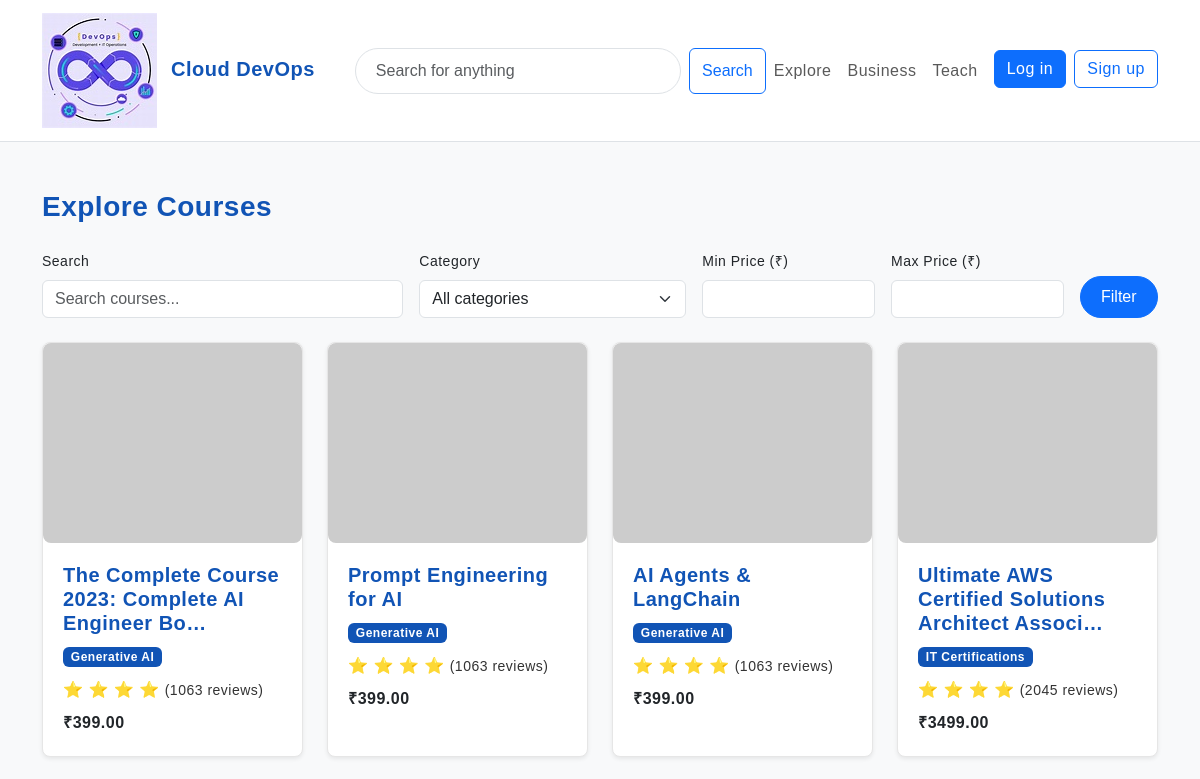
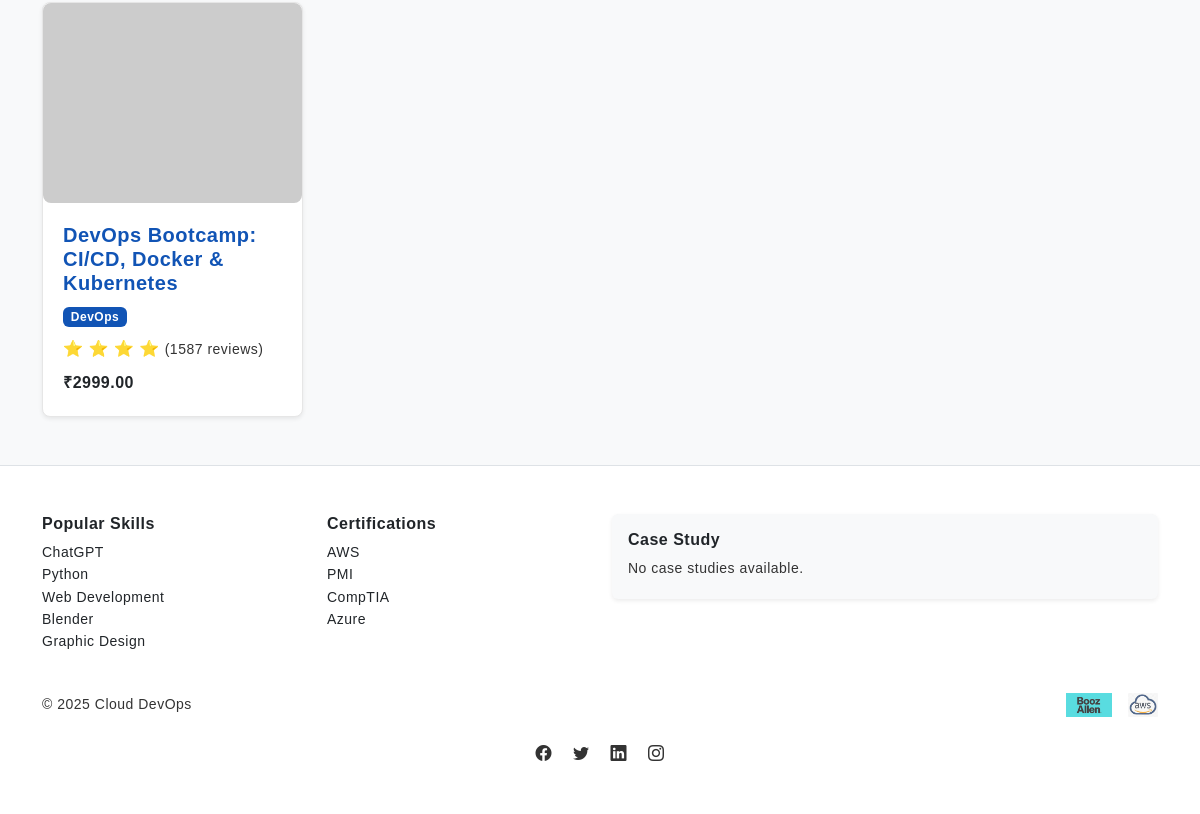
Before: /courses/ with the older database file (2 pictures, top to bottom).
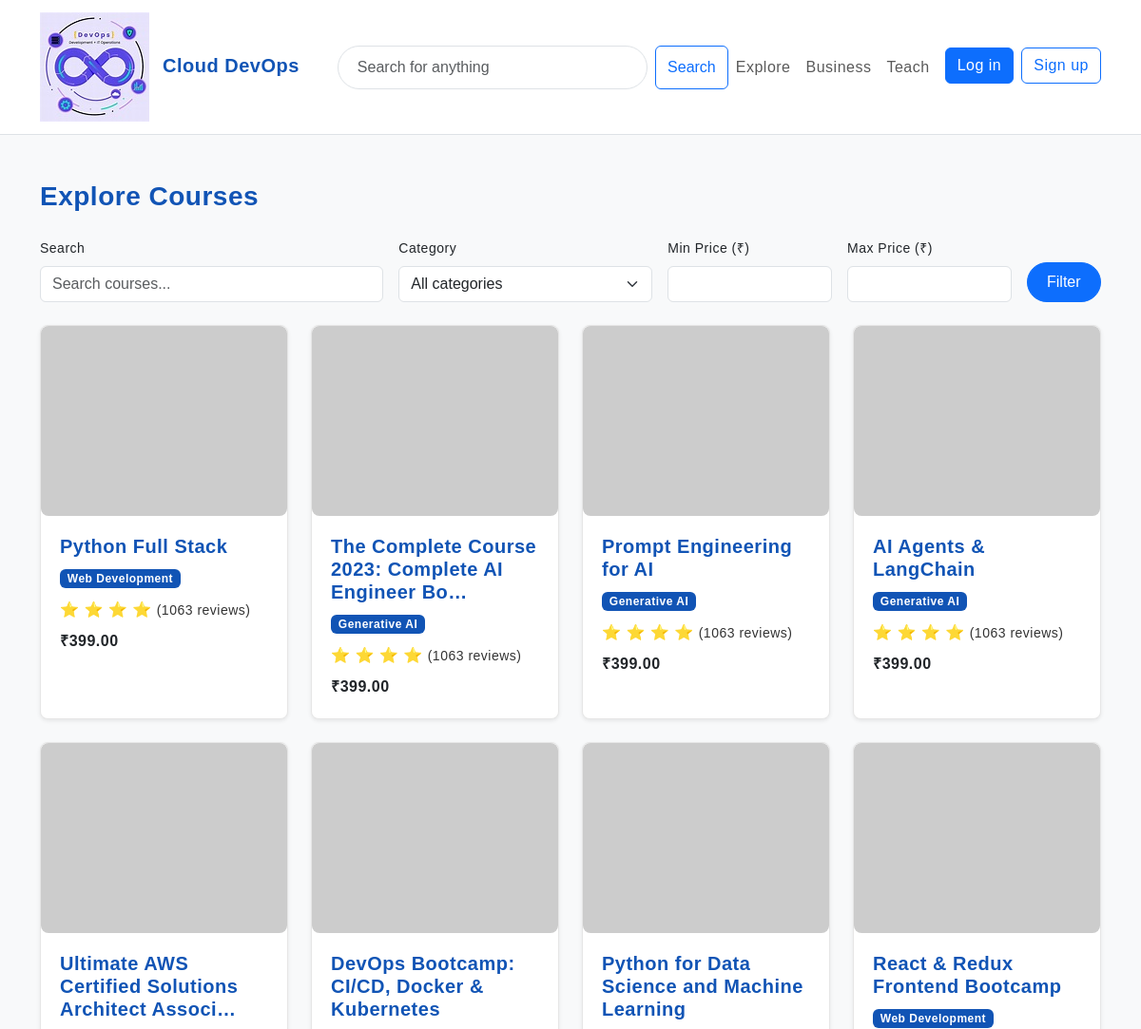
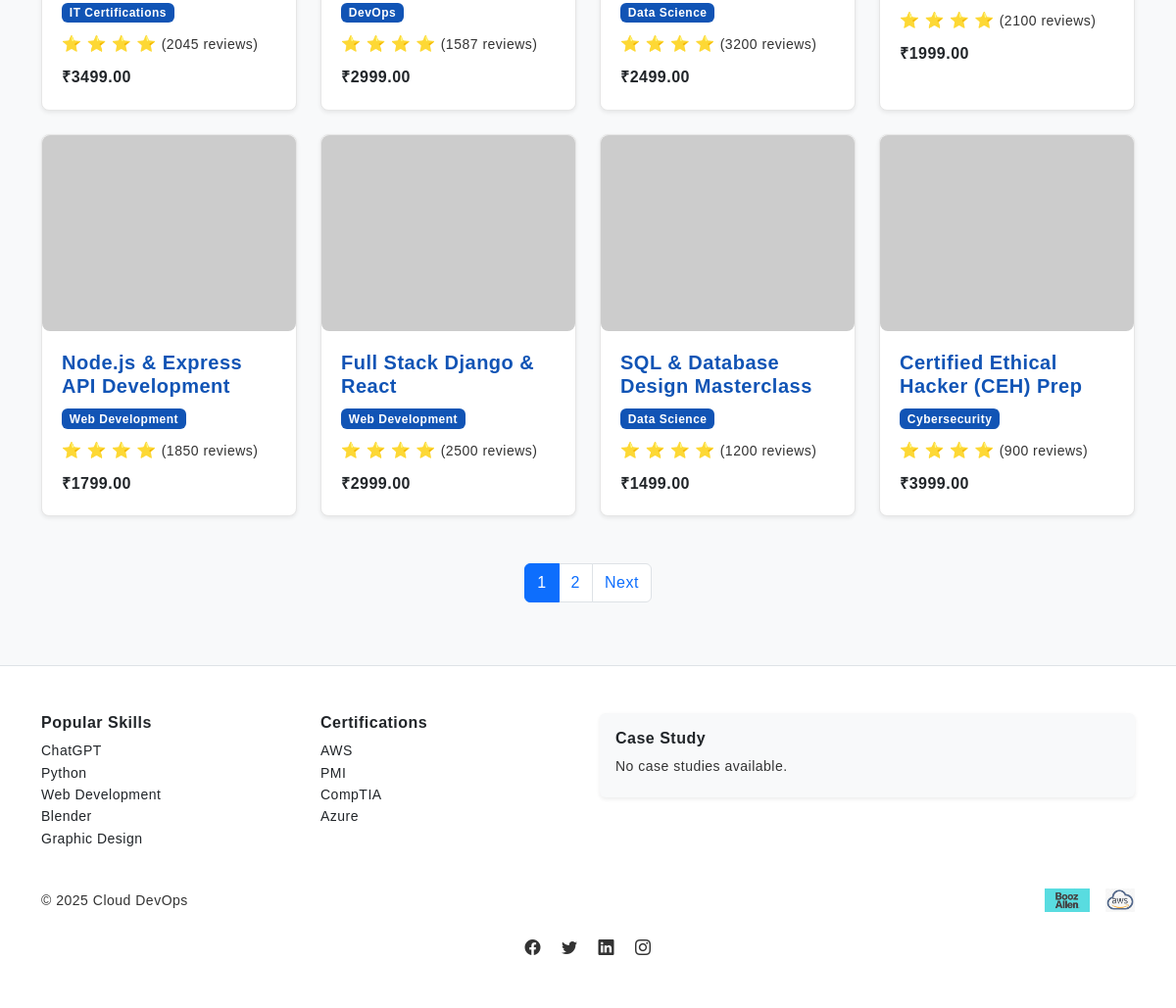
After: the same page with the newer database file (2 pictures, top to bottom).
### courses/models.py (models this page shows, shortened)
class Course(models.Model):
    CATEGORY_CHOICES = [
        ('Generative AI', 'Generative AI'),
        ('IT Certifications', 'IT Certifications'),
        ('Data Science', 'Data Science'),
        ('DevOps', 'DevOps'),
        ('Web Development', 'Web Development'),
    ]
    title = models.CharField(max_length=255)
    slug = models.SlugField(unique=True)
    description = models.TextField(blank=True)
    price = models.IntegerField(default=399)
    rating = models.FloatField(default=4.6)
    rating_count = models.IntegerField(default=1063)
    category = models.CharField(max_length=64, choices=CATEGORY_CHOICES, default='Generative AI')
    thumbnail_url = models.URLField(blank=True)
    created_at = models.DateTimeField(auto_now_add=True, null=True, blank=True)
    instructor = models.ForeignKey(
        settings.AUTH_USER_MODEL,
        on_delete=models.CASCADE,
        related_name="courses",
        null=True, blank=True   # <-- allows existing rows to stay empty
    )

### courses/views.py (the view)
# urls.py: path('', catalog, name='catalog'),
def catalog(request):
    qs = Course.objects.all().order_by("-created_at")
    category = request.GET.get("category")
    query = request.GET.get("q")
    min_price = request.GET.get("min_price")
    max_price = request.GET.get("max_price")
    if category:
        qs = qs.filter(category=category)
    if query:
        qs = qs.filter(Q(title__icontains=query) | Q(description__icontains=query))
    if min_price:
        qs = qs.filter(price__gte=min_price)
    if max_price:
        qs = qs.filter(price__lte=max_price)
    paginator = Paginator(qs, 12)
    page_number = request.GET.get("page")
    page_obj = paginator.get_page(page_number)
    categories = ["Generative AI", "IT Certifications", "Data Science", "DevOps", "Web Development"]
    context = {
        "courses": page_obj,
        "categories": categories,  # pass to template
    }
    return render(request, "courses/catalog.html", context)

### courses/templatetags/custom_filters.py (called while the page is built)
@register.filter
def range_filter(value):
    return range(int(value))

### courses/templates/courses/catalog.html (shortened to what this page needs)
{% extends 'core/base.html' %}
{% load static %}
{% block content %}
<section class="py-5">
  <div class="container">
    <h3 class="fw-bold mb-4">Explore Courses</h3>
    <form method="get" class="row g-3 mb-4 align-items-end">
      <div class="col-md-4">
        <label class="form-label small">Search</label>
        <input
          type="text"
          name="q"
          class="form-control"
          placeholder="Search courses..."
          value="{{ request.GET.q }}">
      </div>
      <div class="col-md-3">
        <label class="form-label small">Category</label>
        <select name="category" class="form-select">
          <option value="">All categories</option>
        </select>
      </div>
      <div class="col-md-2">
        <label class="form-label small">Min Price (₹)</label>
        <input
          type="number"
          name="min_price"
          class="form-control"
          min="0"
          value="{{ request.GET.min_price }}">
      </div>
      <div class="col-md-2">
        <label class="form-label small">Max Price (₹)</label>
        <input
          type="number"
          name="max_price"
          class="form-control"
          min="0"
          value="{{ request.GET.max_price }}">
      </div>
      <div class="col-md-1 d-grid">
        <button class="btn btn-primary rounded-pill py-2">Filter</button>
      </div>
    </form>
    <div class="row row-cols-1 row-cols-md-2 row-cols-lg-4 g-4">
      {% for course in courses %}
        {% include 'courses/course_card.html' with course=course %}
      {% empty %}
        <div class="col-12 text-center py-5">
          <p class="text-muted fs-5">No courses match your filters.</p>
          <a href="{% url 'courses:catalog' %}" class="btn btn-outline-primary">Clear Filters</a>
        </div>
      {% endfor %}
    </div>
    {% if courses.paginator.num_pages > 1 %}
    <nav class="mt-5">
      <ul class="pagination justify-content-center">
        {% for page in courses.paginator.page_range %}
          <li class="page-item {% if courses.number == page %}active{% endif %}">
            <a class="page-link"
               href="?page={{ page }}&{{ request.GET.urlencode|cut:'page=' }}">
              {{ page }}
            </a>
          </li>
        {% endfor %}
        {% if courses.has_next %}
          <li class="page-item">
            <a class="page-link"
               href="?page={{ courses.next_page_number }}&{{ request.GET.urlencode|cut:'page=' }}">
              Next
            </a>
          </li>
        {% endif %}
      </ul>
    </nav>
    {% endif %}
  </div>
</section>
{% endblock %}

### courses/templates/courses/course_card.html (shortened to what this page needs)
{% load static %}
{% load custom_filters %}
<div class="col">
  <div class="card h-100 shadow-sm position-relative">
    {% if course.thumbnail_url %}
      <img
        src="{{ course.thumbnail_url }}"
        class="card-img-top"
        alt="Thumbnail of {{ course.title }}">
    {% else %}
      <img
        src="{% static 'core/img/default-course-thumbnail.jpg' %}"
        class="card-img-top"
        alt="Default thumbnail for {{ course.title }}">
    {% endif %}
    <div class="card-body">
      <h6 class="card-title mb-1">
        {{ course.title|truncatechars:50 }}
      </h6>
      {% if course.category %}
      <div class="mt-2">
        <span class="badge bg-primary">
          {{ course.category }}
        </span>
      </div>
      {% endif %}
      <div class="mt-2">
        {% if course.rating_count > 0 %}
          <span class="fw-semibold text-warning">
            {% for _ in course.rating|range_filter %}
              ⭐
            {% endfor %}
          </span>
          <span class="text-muted small">
            ({{ course.rating_count }} reviews)
          </span>
        {% else %}
          <span class="text-muted small">
            No reviews yet
          </span>
        {% endif %}
      </div>
      <div class="mt-2 fw-bold">
        ₹{{ course.price|floatformat:2 }}
      </div>
    </div>
  </div>
</div>

Changed rows visible on the page:
added Course: title "Python Full Stack", category "Web Development", rating 4.6 (drawn), rating_count "1063", price "399.00"
added Course: title "Python for Data Science and Machine Learning", category "Data Science", rating 4.7 (drawn), rating_count "3200", price "2499.00"
added Course: title "React & Redux Frontend Bootcamp", category "Web Development", rating 4.5 (drawn), rating_count "2100", price "1999.00"
added Course: title "Node.js & Express API Development", category "Web Development", rating 4.6 (drawn), rating_count "1850", price "1799.00"
added Course: title "Full Stack Django & React", category "Web Development", rating 4.8 (drawn), rating_count "2500", price "2999.00"
added Course: title "SQL & Database Design Masterclass", category "Data Science", rating 4.4 (drawn), rating_count "1200", price "1499.00"
added Course: title "Certified Ethical Hacker (CEH) Prep", category "Cybersecurity", rating 4.6 (drawn), rating_count "900", price "3999.00"
Other visible differences:
new list line: "1"
new list line: "2"
text now shown: "Next"
